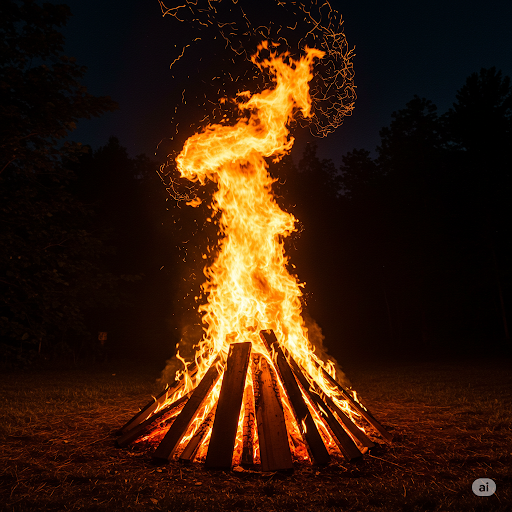
#> input picture image.png, 512 x 512 px
$ python resize_icons.py
#> lines starting #> are read from the running program, lines starting #| are printed output that depends on the picture
from PIL import Image
import os

# 创建不同尺寸的图标
sizes = [16, 48, 128]
source_image = 'image.png'

for size in sizes:
    img = Image.open(source_image)
#> img is the input picture: PIL image 512x512 RGB; mean R, G, B 54.1, 28.3, 10.7
    img = img.resize((size, size), Image.LANCZOS)
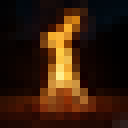
#> img: PIL image 16x16 RGB (shown 8 times larger); mean R, G, B 53.8, 28.3, 10.9
    output_path = f'images/icon{size}.png'
    img.save(output_path)
    print(f'已创建: {output_path} ({size}x{size})')

print('所有图标已创建完成')
